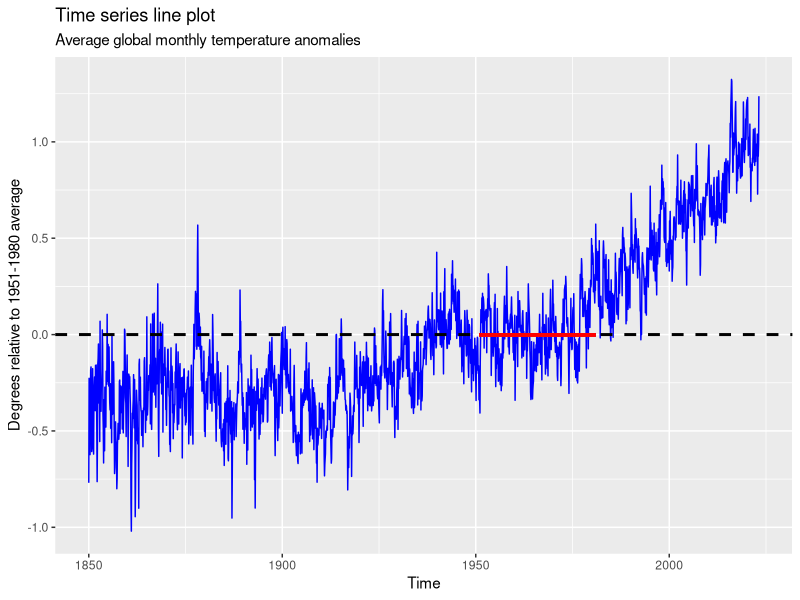
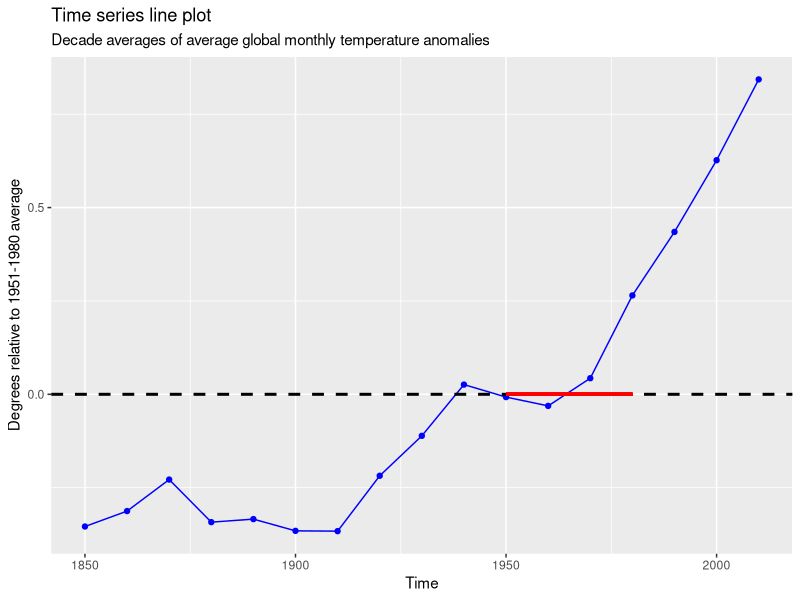
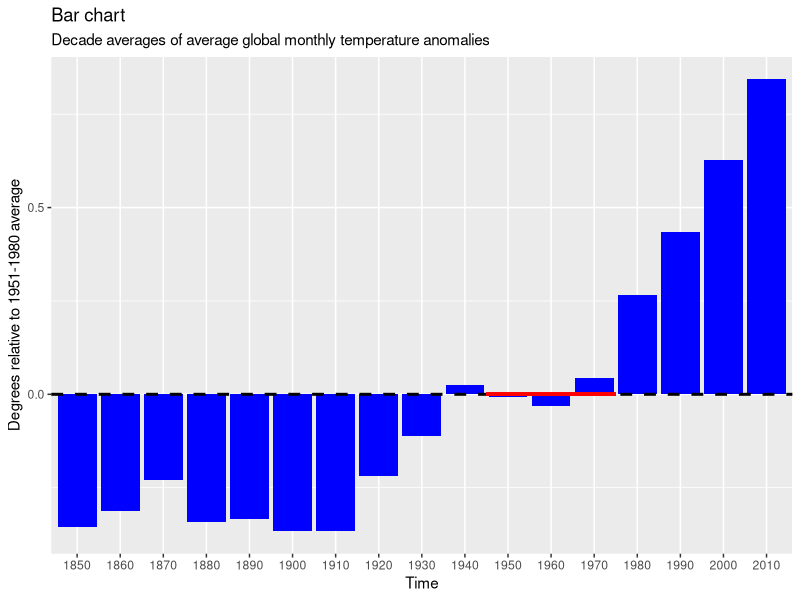
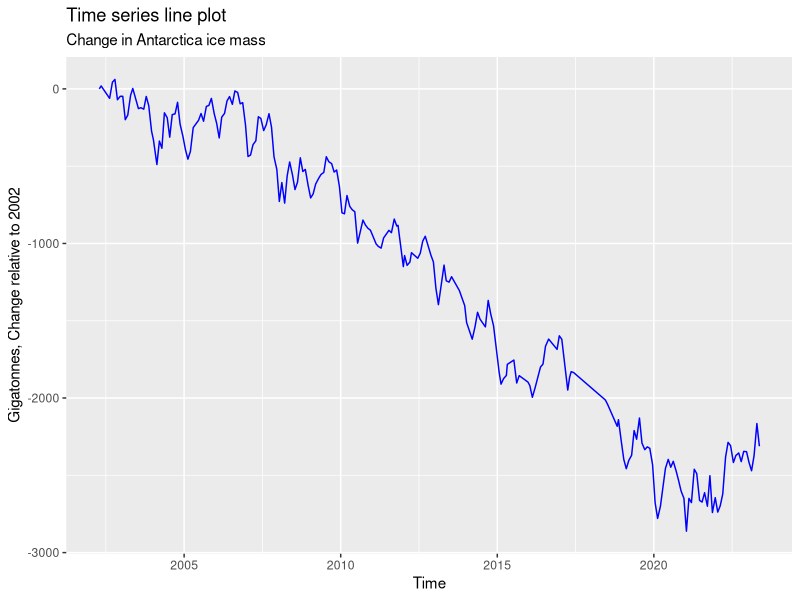
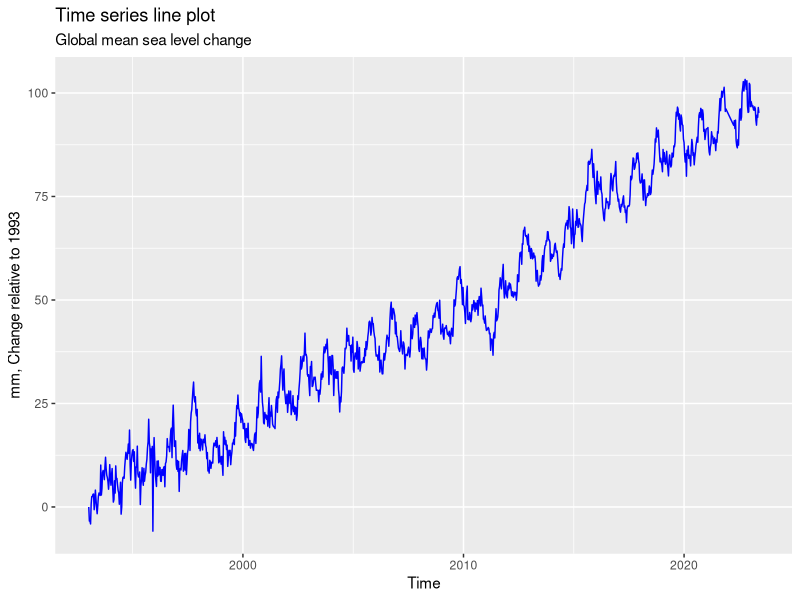
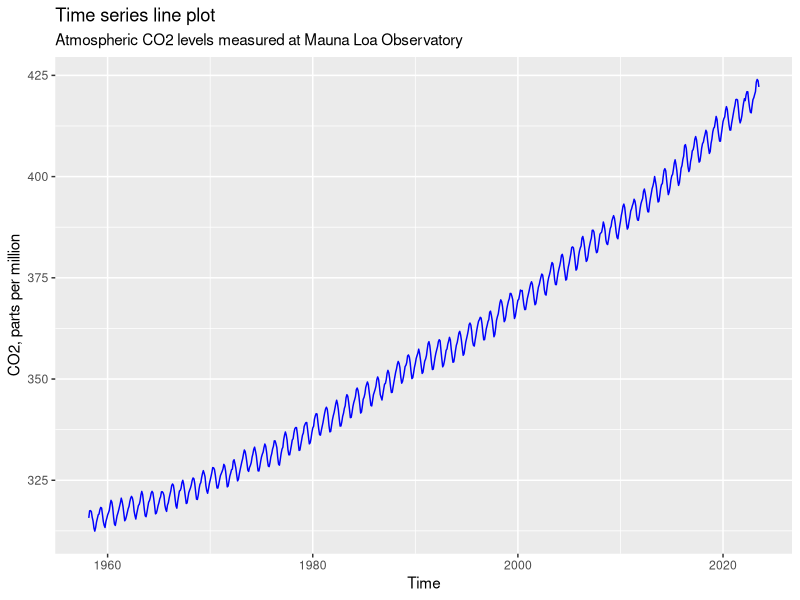
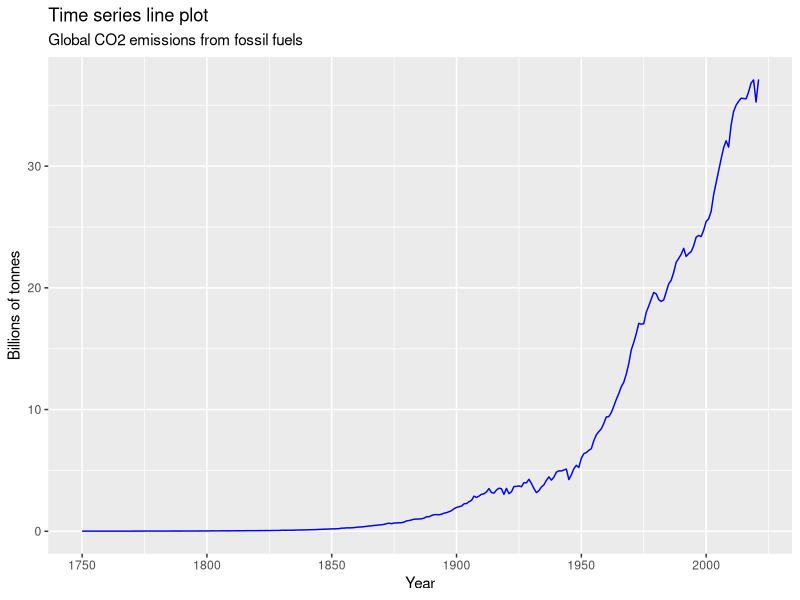
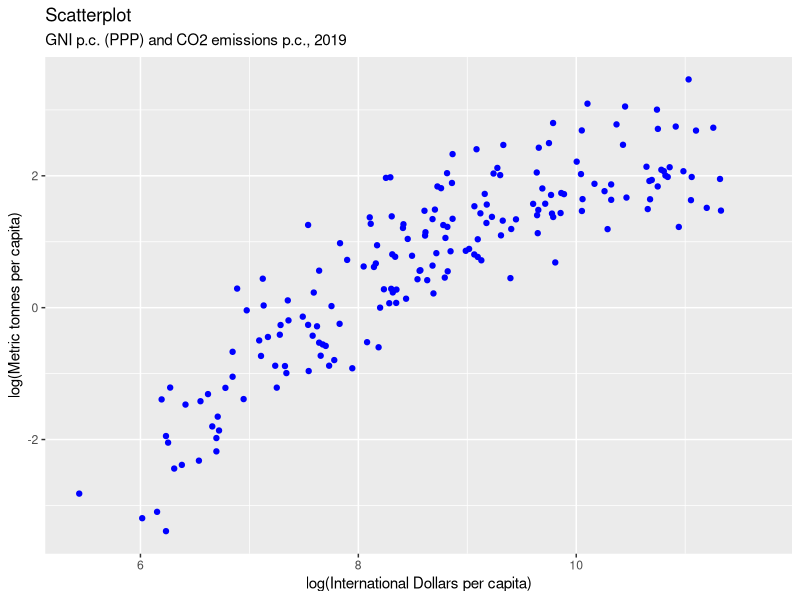

Here is the R script that generated these plots, in order:
## This Rscript contains all the codes from the corresponding chapter of the ebook in raw form.
## They are intended to make it easy to replicate the analysis on your own computer given that 
## you have already installed R and RStudio (refer to ebook for details).
## For explanation of codes, refer to the ebook.

## To replicate the analysis in the book, download the Rscripts and the Excel spreadsheets in a 
## folder on your computer. 

## Each line of code can be evaluated within your RStudio by having your cursor on the 
## line and pressing Ctrl + Enter (Windows or Linux) or Cmd + Enter (Mac)


## Next set the working directory to this folder, using the setwd() function.
## To set the working directory, note that the path should be given as a string (enclosed in "") as
## an argument to setwd(). 

#### If you are using Unix based architecture (Mac or Linux) then simply 
#### write the path naturally. For example, if the path is /home/user/Desktop then simply type

setwd("/home/user/Desktop")

#### If you are using Windows machine, then \ characters should be escaped. For example, 
#### suppose that you place files in the folder C:\Users\user\Documents\Refresher. Then type

setwd("C:\\Users\\user\\Documents\\Refresher")


## ----installpackages, eval=FALSE------------------------------------------------------------------
install.packages("readxl")
install.packages("dplyr")
install.packages("ggplot2")
install.packages("forcats")


## -------------------------------------------------------------------------------------------------
library(readxl)
library(dplyr)
library(ggplot2)
library(forcats)


## -------------------------------------------------------------------------------------------------
gst <- read_xlsx("data_ch2.xlsx", sheet="gst")
head(gst)


## -------------------------------------------------------------------------------------------------
gst$Date<-as.Date(with(gst,paste(Year,Month,"01",sep="-")),"%Y-%m-%d")


## -------------------------------------------------------------------------------------------------
ggplot(gst, aes(x=Date, y=TemperatureAnomaly)) +
  geom_line(col="blue") +
  geom_hline(yintercept=0, lty="dashed", col="black", linewidth=1) +
  geom_segment(y=0,yend=0, x=as.Date("1951-01-01"), xend=as.Date("1980-12-01"), col="red", linewidth=1) +
  labs(title="Time series line plot", subtitle = "Average global monthly temperature anomalies") +
  xlab("Time") + ylab("Degrees relative to 1951-1980 average")


## -------------------------------------------------------------------------------------------------
# Create new data frame based on the original one, and create a variable for the decade
gst.decade <- gst %>% mutate(Decade = floor(Year/10)*10)

# Create a new variable which equals the mean monthly anomaly for all months in each decade
gst.decade <- gst.decade %>% group_by(Decade) %>% mutate(aveTempAnomaly = mean(TemperatureAnomaly))

# Keep only one observation per decade
gst.decade <- gst.decade %>% group_by(Decade) %>% filter(row_number() == 1)

# Remove observations for the 2020-2029 decade, as sample is smaller
gst.decade <- subset(gst.decade, Decade<2020)

# Report a table of average temperatures by decade 
tab <- cbind(gst.decade$Decade, gst.decade$aveTempAnomaly)

tab <- gst.decade %>% select(c("Decade", "aveTempAnomaly")) 
tab


## -------------------------------------------------------------------------------------------------
ggplot(gst.decade, aes(x=Decade, y=aveTempAnomaly)) +
  geom_point(col="blue") +
  geom_line(col="blue")+
  geom_hline(yintercept=0, lty="dashed", col="black", linewidth=1) +
  geom_segment(y=0,yend=0, x=1950, xend=1980, col="red", linewidth=1) +
  labs(title="Time series line plot", subtitle = "Decade averages of average global monthly temperature anomalies") +
  xlab("Time") + ylab("Degrees relative to 1951-1980 average")


## -------------------------------------------------------------------------------------------------
ggplot(gst.decade, aes(x=as.factor(Decade), y=aveTempAnomaly)) +
  geom_bar(stat="identity", fill="blue")+
  geom_hline(yintercept=0, lty="dashed", col="black", linewidth=1) +
  geom_segment(y=0,yend=0, x=10.5, xend=13.5, col="red", linewidth=1) +
  labs(title="Bar chart", subtitle = "Decade averages of average global monthly temperature anomalies") +
  xlab("Time") + ylab("Degrees relative to 1951-1980 average")




## -------------------------------------------------------------------------------------------------
# Clear R environment
rm(list = ls())


## -------------------------------------------------------------------------------------------------
antarctic <- read_xlsx("data_ch2.xlsx", sheet="ice")
head(antarctic)


## -------------------------------------------------------------------------------------------------
ggplot(antarctic, aes(x=Time, y=Mass)) + geom_line(col="blue") +
  labs(title="Time series line plot", subtitle = "Change in Antarctica ice mass") +
  xlab("Time") + ylab("Gigatonnes, Change relative to 2002")


## -------------------------------------------------------------------------------------------------
# Clear R environment
rm(list = ls())


## -------------------------------------------------------------------------------------------------
sea <- read_xlsx("data_ch2.xlsx", sheet="sea")
head(sea)


## -------------------------------------------------------------------------------------------------
ggplot(sea, aes(x=Time, y=GMSL)) + geom_line(col="blue") +
  labs(title="Time series line plot", subtitle = "Global mean sea level change") +
  xlab("Time") + ylab("mm, Change relative to 1993")


## -------------------------------------------------------------------------------------------------
# Clear R environment
rm(list = ls())


## -------------------------------------------------------------------------------------------------
co2df <- read_xlsx("data_ch2.xlsx", sheet = "co2")
co2df$Time <- as.Date(co2df$Time)
head(co2df)


## -------------------------------------------------------------------------------------------------
ggplot(co2df, aes(x=Time, y=co2)) + geom_line(col="blue")+
  labs(title="Time series line plot", subtitle = "Atmospheric CO2 levels measured at Mauna Loa Observatory") +
  xlab("Time") + ylab("CO2, parts per million")


## -------------------------------------------------------------------------------------------------
# Clear R environment
rm(list = ls())


## -------------------------------------------------------------------------------------------------
co2world <- read_xlsx("data_ch2.xlsx", sheet = "co2emissions")
head(co2world)


## -------------------------------------------------------------------------------------------------
co2world$co2 <- co2world$co2/1000000000 


## -------------------------------------------------------------------------------------------------
ggplot(co2world, aes(x=Year, y=co2)) + geom_line(col="blue")+
  labs(title="Time series line plot", subtitle = "Global CO2 emissions from fossil fuels") +
  xlab("Year") + ylab("Billions of tonnes")


## -------------------------------------------------------------------------------------------------
# Clear R environment
rm(list=ls())


## -------------------------------------------------------------------------------------------------
gnico22019 <- read_xlsx("data_ch2.xlsx", sheet = "gni_co2_pc_2019")
head(gnico22019)

## -------------------------------------------------------------------------------------------------
ggplot(gnico22019, aes(x=log(GNIpc), y=log(CO2pc))) + geom_point(col="blue")+
  labs(title="Scatterplot", subtitle = "GNI p.c. (PPP) and CO2 emissions p.c., 2019") +
  xlab("log(International Dollars per capita)") + ylab("log(Metric tonnes per capita)")


## -------------------------------------------------------------------------------------------------
# Clear R environment
rm(list = ls())


## -------------------------------------------------------------------------------------------------
uktemp <- read_xlsx("data_ch2.xlsx", sheet = "uktemp")
head(uktemp)


## -------------------------------------------------------------------------------------------------
ggplot(uktemp, aes(x=Year, y=AnnualMeanTemperature)) + 
  geom_line(col="blue") + 
  labs(title="Time series line plot", subtitle = "Average annual temperature in UK") +
  xlab("Time") + ylab("Degrees")


## -------------------------------------------------------------------------------------------------
mean5180 <- mean(subset(uktemp, Year>=1951 & Year<=1980)$AnnualMeanTemperature)
uktemp$AnnualAnomaly <- uktemp$AnnualMeanTemperature - mean5180


## -------------------------------------------------------------------------------------------------
ggplot(uktemp, aes(x=Year, y=AnnualAnomaly)) + 
  geom_line(col="blue") +
  geom_hline(yintercept=0, lty="dashed", col="black", linewidth=1) +
  geom_segment(y=0,yend=0, x=1951, xend=1980, col="red", linewidth=1) +
  labs(title="Time series line plot", subtitle = "Average annual temperature anomalies, UK") +
  xlab("Time") + ylab("Degrees relative to 1951-1980 average")


## -------------------------------------------------------------------------------------------------
# Create a variable measuring decade
uktemp.decade <- uktemp %>% mutate(Decade = floor(Year/10)*10)

# Create variable aveTempAnomaly equal to the average of annual temperatures for the corresponding decade.
uktemp.decade <- uktemp.decade %>% group_by(Decade) %>% mutate(aveTempAnomaly = mean(AnnualAnomaly))

# Keep single observation for decade
uktemp.decade <- uktemp.decade %>% group_by(Decade) %>% filter(row_number() == 1)

# Remove observations for "incomplete" decades
uktemp.decade <- subset(uktemp.decade, Decade<2020&Decade>1880)

# Plot 10-year average temperatures against corresponding decades 
ggplot(uktemp.decade, aes(x=Decade, y=aveTempAnomaly)) +
  geom_point(col="blue") +
  geom_line(col="blue")+
  geom_hline(yintercept=0, lty="dashed", col="black", linewidth=1) +
  geom_segment(y=0,yend=0, x=1950, xend=1980, col="red", linewidth=1) +
  labs(title="Time series line plot", subtitle = "Decade averages of average annual UK temperature anomalies") +
  xlab("Time") + ylab("Degrees relative to 1951-1980 average")


## -------------------------------------------------------------------------------------------------
# Clear R environment
rm(list = ls())


## -------------------------------------------------------------------------------------------------
ukrain <- read_xlsx("data_ch2.xlsx", sheet = "ukrain")
head(ukrain)


## -------------------------------------------------------------------------------------------------
ggplot(ukrain, aes(x=Year, y=Rain)) + 
  geom_line(col="blue") + 
  labs(title="Time series line plot", subtitle = "Average annual rainfall in UK") +
  xlab("Time") + ylab("Millimeters")


## -------------------------------------------------------------------------------------------------
# Calucalte mean annual rainfall for 1951-1980
mean5180 <- mean(subset(ukrain, Year>=1951 & Year<=1980)$Rain)

# Calculate annual anomaly as difference between actual annual rainfall and the 1951-1980 average
ukrain$AnnualAnomaly <- ukrain$Rain - mean5180

# Plot annual anomalies against year 
ggplot(ukrain, aes(x=Year, y=AnnualAnomaly)) + 
  geom_line(col="blue") +
  geom_hline(yintercept=0, lty="dashed", col="black", linewidth=1) +
  geom_segment(y=0,yend=0, x=1951, xend=1980, col="red", linewidth=1) +
  labs(title="Time series line plot", subtitle = "Annual UK rain anomalies") +
  xlab("Time") + ylab("Millimeters relative to 1951-1980 average")


## -------------------------------------------------------------------------------------------------
# Create a variable measuring the decade of observation
ukrain.decade <- ukrain %>% mutate(Decade = floor(Year/10)*10)

# Create a variable measuring the average anomaly per decade
ukrain.decade <- ukrain.decade %>% group_by(Decade) %>% mutate(aveAnomaly = mean(AnnualAnomaly))

# Keep single observation per decade
ukrain.decade <- ukrain.decade %>% group_by(Decade) %>% filter(row_number() == 1)

# Remove incomplete decades
ukrain.decade <- subset(ukrain.decade, Decade>1830&Decade<2020)


# Plot
ggplot(ukrain.decade, aes(x=Decade, y=aveAnomaly)) +
  geom_point(col="blue") +
  geom_line(col="blue")+
  geom_hline(yintercept=0, lty="dashed", col="black", linewidth=1) +
  geom_segment(y=0,yend=0, x=1950, xend=1980, col="red", linewidth=1) +
  labs(title="Time series line plot", subtitle = "Decade averages of annual rain anomalies, UK") +
  xlab("Time") + ylab("Millimeters relative to 1951-1980 average")


## -------------------------------------------------------------------------------------------------
# Clear R environment
rm(list = ls())


## -------------------------------------------------------------------------------------------------
ukco2 <- read_xlsx("data_ch2.xlsx", sheet = "ukco2")
head(ukco2)


## -------------------------------------------------------------------------------------------------
ukco2$co2 <- ukco2$co2/1000000
ukco2$co2cons <- ukco2$co2cons/1000000


## -------------------------------------------------------------------------------------------------
ggplot(ukco2, aes(x=Year, y=co2)) + 
  geom_line(col="blue") + 
  labs(title="Time series line plot", subtitle = "Annual production-based CO2 emissions, UK") +
  xlab("Time") + ylab("Millions of tonnes")


## -------------------------------------------------------------------------------------------------
ggplot(ukco2, aes(x=Year)) + 
  geom_line(aes(y=co2,col="Production")) + 
  geom_line(aes(y=co2cons,col="Consumption")) + 
  labs(title="Time series line plot", subtitle = "Annual CO2 emissions, UK", col = "Measure") +
  xlab("Time") + ylab("Millions of tonnes") + 
  scale_color_manual(values=c("red", "blue"))


## -------------------------------------------------------------------------------------------------
ggplot(ukco2, aes(x=Year)) + 
  geom_line(aes(y=co2,col="Production")) + 
  geom_line(aes(y=co2cons,col="Consumption")) + 
  labs(title="Time series line plot", subtitle = "Annual CO2 emissions, UK", col = "Measure") +
  xlab("Time") + ylab("Millions of tonnes") + 
  xlim(c(1988,2022)) +
  scale_color_manual(values=c("red", "blue"))

